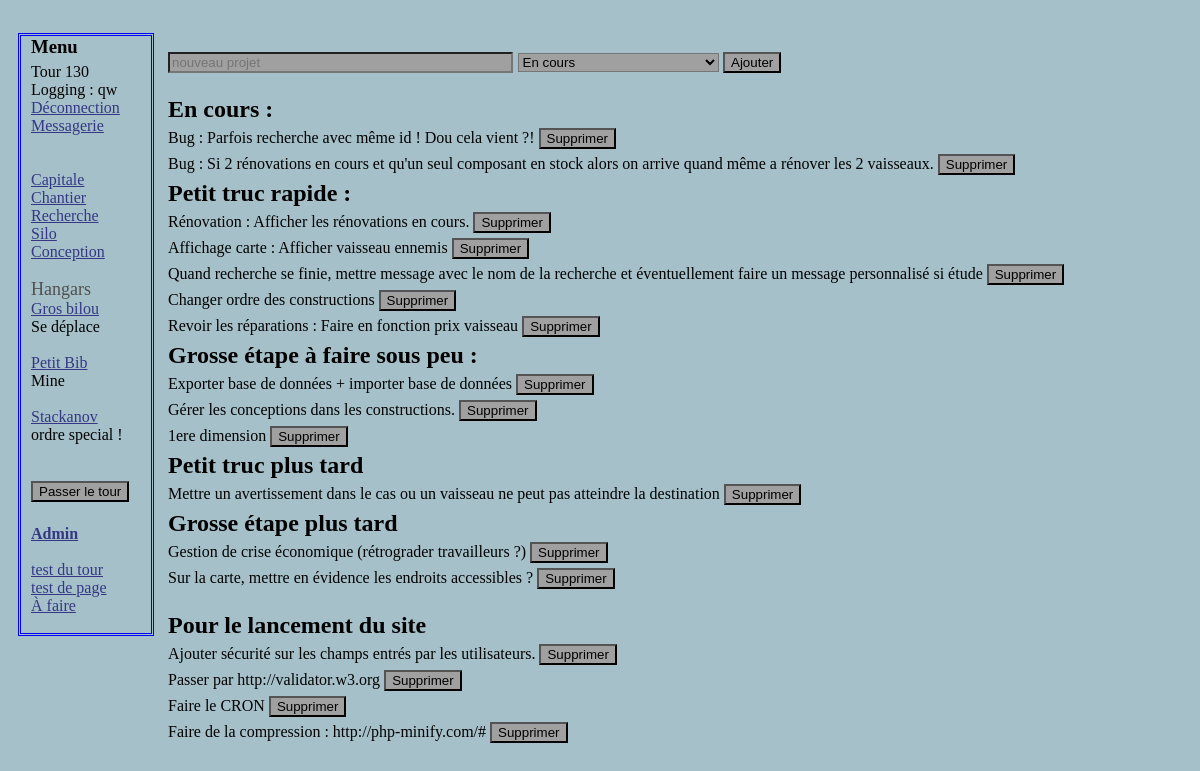
Screenshot of /afaire.php (signed in) with the database file from the repository.
### tables this page shows
CREATE TABLE IF NOT EXISTS `tour` (
  `id` int(11) NOT NULL AUTO_INCREMENT,
  `datetour` datetime NOT NULL DEFAULT CURRENT_TIMESTAMP,
  `resume` text,
  PRIMARY KEY (`id`)
);

CREATE TABLE IF NOT EXISTS `vaisseau` (
  `idvaisseau` int(11) NOT NULL AUTO_INCREMENT,
  `idjoueurbat` int(11) NOT NULL,
  `typevaisseau` int(11) NOT NULL,
  `univers` int(11) NOT NULL DEFAULT '0',
  `x` int(11) NOT NULL DEFAULT '0',
  `y` int(11) DEFAULT '0',
  `nomvaisseau` varchar(32) NOT NULL DEFAULT 'Vaisseau',
  `vitesse` int(11) NOT NULL DEFAULT '1',
  `capacitedesoute` int(11) NOT NULL DEFAULT '1',
  `capaciteminage` int(11) NOT NULL DEFAULT '1',
  `HPmaxvaisseau` int(11) NOT NULL DEFAULT '3',
  `HPvaisseau` int(11) NOT NULL DEFAULT '3',
  `biensvaisseau` int(11) DEFAULT '0',
  `titanevaisseau` int(11) NOT NULL DEFAULT '0',
  PRIMARY KEY (`idvaisseau`)
);

CREATE TABLE IF NOT EXISTS `afaire` (
  `idafaire` int(11) NOT NULL AUTO_INCREMENT,
  `texteafaire` text NOT NULL,
  `priorite` varchar(128) NOT NULL,
  PRIMARY KEY (`idafaire`)
);

### afaire.php (the view, shortened to what this page needs)
<?php
include("include/BDDconnection.php");
?>
<!DOCTYPE html>
<html>
    <head>
           <link rel="stylesheet" href="style.css" />
	</head>
  <body>
    <?php include("include/menu.php"); ?>
  <div class="corps">
    <form method="post" action="script/ajouterafaire.php">
    <p>
        <input type="text" name="nouveauprojet" id="nouveauprojet" placeholder="nouveau projet" size="40" maxlength="127" />
        <select name="niveaudeprojet" id="niveaudeprojet">
            <option value="encours">En cours</option>
        </select>
        <input type="submit" value="Ajouter" />
    </p>
    </form>
    <h2>En cours :</h2>
<?php
$reponse = $bda->prepare('SELECT texteafaire, idafaire FROM afaire WHERE priorite = ? ORDER BY idafaire');
$reponse->execute(array('encours'));
while ($donnees = $reponse->fetch())
  {
    echo '<form method="post" action="script/supprimerafaire.php">'
          . $donnees['texteafaire'] . '
          <input type="hidden" name="idafaire" value="' . $donnees['idafaire'] . '">
          <input type="submit" value="Supprimer" />
          </form></br> ';
  }
?>
    <h2>Petit truc rapide :</h2>
<?php
$reponse->execute(array('petittrucrapide'));
while ($donnees = $reponse->fetch())
  {
    echo '<form method="post" action="script/supprimerafaire.php">'
          . $donnees['texteafaire'] . '
          <input type="hidden" name="idafaire" value="' . $donnees['idafaire'] . '">
          <input type="submit" value="Supprimer" />
          </form></br> ';
  }
?>
    <h2>Grosse étape à faire sous peu :</h2>
    <?php
        $reponse->execute(array("grosetapesouspeu"));
        while ($donnees = $reponse->fetch())
          {
            echo '<form method="post" action="script/supprimerafaire.php">'
          . $donnees['texteafaire'] . '
          <input type="hidden" name="idafaire" value="' . $donnees['idafaire'] . '">
          <input type="submit" value="Supprimer" />
          </form></br> ';
          }
    ?>
    <h2>Petit truc plus tard</h2>
<?php
$reponse->execute(array("petittrucplustard"));
while ($donnees = $reponse->fetch())
  {
    echo '<form method="post" action="script/supprimerafaire.php">'
          . $donnees['texteafaire'] . '
          <input type="hidden" name="idafaire" value="' . $donnees['idafaire'] . '">
          <input type="submit" value="Supprimer" />
          </form></br> ';
  }
?>
    <h2>Grosse étape plus tard</h2>
    <?php
        $reponse->execute(array("grosseetapeplustard"));
        while ($donnees = $reponse->fetch())
          {
            echo '<form method="post" action="script/supprimerafaire.php">'
          . $donnees['texteafaire'] . '
          <input type="hidden" name="idafaire" value="' . $donnees['idafaire'] . '">
          <input type="submit" value="Supprimer" />
          </form></br> ';
          }
    ?>
    </br><h2>Pour le lancement du site</h2>
    <?php
        $reponse->execute(array("lancementsite"));
        while ($donnees = $reponse->fetch())
          {
            echo '<form method="post" action="script/supprimerafaire.php">'
          . $donnees['texteafaire'] . '
          <input type="hidden" name="idafaire" value="' . $donnees['idafaire'] . '">
          <input type="submit" value="Supprimer" />
          </form></br> ';
          }
    ?>
  </div>
  </body>
</html>

### include/Menu.php (shortened to what this page needs)
<nav class="menu">
    <div>
        <h3>Menu</h3>
           	<?php
            $reponse = $bda->query('SELECT id FROM tour ORDER BY id DESC LIMIT 1');
            $touractuel = $reponse->fetch();
            $reponse->closeCursor();?>
            Tour <?php echo $touractuel['id'] ; ?>
            <?php
            If (!isset($_SESSION['pseudo']))
			{
            echo '<a class ="lienmenu" href="Accueil.php">Accueil</a>' ;
           	}
			else
			{
           	$reqlvl = $bdg->prepare('SELECT lvl from utilisateurs WHERE id= ?');
            $reqlvl->execute(array($_SESSION['id']));
            $replvl = $reqlvl->fetch();
            echo 'Logging : ' . $_SESSION['pseudo'] . ' </br> ';
            ?>
            <a class ="lienmenu" href="script/deconnection.php">Déconnection</a> </br>
            <a class ="lienmenu" href="Messagerie.php">Messagerie</br>
            </a></br>
            <a class ="lienmenu"  href="Capitale.php">Capitale</a> </br>
            <?php
            if ($replvl['lvl'] > 1)
                {
                echo '<a class ="lienmenu" href="Chantier.php">Chantier</a></br>';
                echo '<a class ="lienmenu" href="recherche.php">Recherche</a></br>';
			    }
            if ($replvl['lvl'] > 5)
                {
                echo '<a class ="lienmenu" href="silo.php">Silo</a></br>';
                }
            if ($replvl['lvl'] > 7)
                {
                echo '<a class ="lienmenu" href="design.php">Conception</a></br>';
                }
            $ecrirehangars = 1 ;
            $reqvaiss = $bdg->prepare('SELECT v.idvaisseau, v.nomvaisseau, o.typeordre FROM vaisseau v LEFT JOIN ordredeplacement o ON o.idvaisseaudeplacement = v.idvaisseau WHERE v.idjoueurbat = ? AND v.typevaisseau = 5 ORDER BY v.idvaisseau');
            $reqvaiss->execute(array($_SESSION['id']));
            while ($repvaiss = $reqvaiss->fetch())
                {
                if ($ecrirehangars == 1) {echo '</br><span class = "hangars">Hangars</span></br>' ; }
                    $ecrirehangars = 2 ;
                echo '<a class ="lienmenu" href="hangars.php?id=' . $repvaiss['idvaisseau'] . '">' . $repvaiss['nomvaisseau'] . '</a></br>';
                switch ($repvaiss['typeordre'])
                    {
                    case 0:
                    echo "Se déplace";
                    break;
                    case 1:
                    echo "Mine";
                    break;
                    default:
                    echo "ordre special !";
                    }
                }
            }
    		?>
			<form action="tour/Gestionglobale.php">
			<p>
			    <input type="submit" value="Passer le tour" />
			</p>
			</form>
            <b><a class ="lienmenu" href="Administration.php">Admin</a></b></br> </br>
            <a class ="lienmenu" href="tour/test.php">test du tour</a> </br>
            <a class ="lienmenu" href="test.php?id=2">test de page</a> </br>
            <a class ="lienmenu" href="afaire.php">À faire</a> </br> </br>
    </div>
</nav>

### css/general.css (style rules this page uses)
body { background-color: rgb(165,192,201);; color: black; padding-top: 25px; padding-left:10px; }
.corps { margin-left:140px; display: flex; flex-wrap: nowrap; flex-direction: column; display: inline-block; vertical-align: top; padding-left:10px; }

### css/menu.css (style rules this page uses)
.menu { position:absolute; width: 120px; vertical-align: top; border: 3px blue double; padding-left:10px; }
.lienmenu { color: rgb(53,55,132); }
.hangars { color: rgb(80,80,80); font-family: Impact; font-size: large; }

### css/formulaire.css (style rules this page uses)
input , select { background-color: rgb(160,160,160); margin-bottom: 5px; }
form { display: inline }

### css/block.css (style rules this page uses)
p { font-size: large; }
h2 { margin-top: 0px ; padding-top: 0px; margin-left: 0px ; margin-bottom: 5px ; padding-bottom: 0px; }
h3 { margin-top: 0px ; padding-top: 0px; margin-left: 0px ; margin-bottom: 5px ; padding-bottom: 0px; }

### rows the page displays
tour: id "130"
vaisseau: shows "Hangars", nomvaisseau "Gros bilou", shows "Se déplace"
vaisseau: nomvaisseau "Petit Bib", shows "Mine"
vaisseau: nomvaisseau "Stackanov", shows "ordre special !"
afaire: texteafaire "Bug : Parfois recherche avec même id ! Dou cela vient ?!"
afaire: texteafaire "Bug : Si 2 rénovations en cours et qu'un seul composant en stock alors on arrive quand même a rénover les 2 vaisseaux."
afaire: texteafaire "Rénovation : Afficher les rénovations en cours."
afaire: texteafaire "Affichage carte : Afficher vaisseau ennemis"
afaire: texteafaire "Quand recherche se finie, mettre message avec le nom de la recherche et éventuellement faire un message personnalisé si étude"
afaire: texteafaire "Changer ordre des constructions"
afaire: texteafaire "Revoir les réparations : Faire en fonction prix vaisseau"
afaire: texteafaire "Exporter base de données + importer base de données"
afaire: texteafaire "Gérer les conceptions dans les constructions."
afaire: texteafaire "1ere dimension"
afaire: texteafaire "Mettre un avertissement dans le cas ou un vaisseau ne peut pas atteindre la destination"
afaire: texteafaire "Gestion de crise économique (rétrograder travailleurs ?)"
afaire: texteafaire "Sur la carte, mettre en évidence les endroits accessibles ?"
afaire: texteafaire "Ajouter sécurité sur les champs entrés par les utilisateurs."
afaire: texteafaire "Passer par http://validator.w3.org"
afaire: texteafaire "Faire le CRON"
afaire: texteafaire "Faire de la compression : http://php-minify.com/#"

### other values shown
$_SESSION['pseudo'] "qw"
